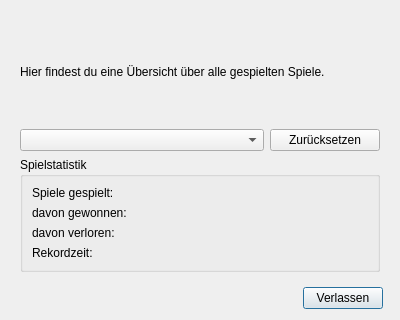
<?xml version="1.0" encoding="UTF-8"?>
<ui version="4.0">
 <class>StatistikDialog</class>
 <widget class="QDialog" name="StatistikDialog">
  <property name="geometry">
   <rect>
    <x>0</x>
    <y>0</y>
    <width>400</width>
    <height>320</height>
   </rect>
  </property>
  <property name="minimumSize">
   <size>
    <width>400</width>
    <height>320</height>
   </size>
  </property>
  <property name="maximumSize">
   <size>
    <width>400</width>
    <height>320</height>
   </size>
  </property>
  <property name="windowTitle">
   <string>Statistiken</string>
  </property>
  <layout class="QGridLayout" name="gridLayout_3">
   <item row="1" column="1">
    <widget class="QPushButton" name="okayPushbutton">
     <property name="text">
      <string>Verlassen</string>
     </property>
    </widget>
   </item>
   <item row="1" column="0">
    <spacer name="horizontalSpacer_2">
     <property name="orientation">
      <enum>Qt::Horizontal</enum>
     </property>
     <property name="sizeHint" stdset="0">
      <size>
       <width>206</width>
       <height>20</height>
      </size>
     </property>
    </spacer>
   </item>
   <item row="0" column="0" colspan="3">
    <widget class="QWidget" name="widget" native="true">
     <layout class="QGridLayout" name="gridLayout_2">
      <item row="0" column="0">
       <layout class="QVBoxLayout" name="verticalLayout_3">
        <item>
         <widget class="QLabel" name="label_5">
          <property name="text">
           <string>Hier findest du eine Übersicht über alle gespielten Spiele.</string>
          </property>
          <property name="wordWrap">
           <bool>true</bool>
          </property>
         </widget>
        </item>
        <item>
         <layout class="QHBoxLayout" name="horizontalLayout">
          <item>
           <widget class="QComboBox" name="gameModesComboBox"/>
          </item>
          <item>
           <widget class="QPushButton" name="resetPushButton">
            <property name="maximumSize">
             <size>
              <width>110</width>
              <height>16777215</height>
             </size>
            </property>
            <property name="text">
             <string>Zurücksetzen</string>
            </property>
            <property name="autoDefault">
             <bool>false</bool>
            </property>
           </widget>
          </item>
         </layout>
        </item>
        <item>
         <widget class="QGroupBox" name="groupBox">
          <property name="title">
           <string>Spielstatistik</string>
          </property>
          <layout class="QGridLayout" name="gridLayout">
           <item row="0" column="0">
            <layout class="QVBoxLayout" name="verticalLayout">
             <item>
              <widget class="QLabel" name="label">
               <property name="text">
                <string>Spiele gespielt:</string>
               </property>
              </widget>
             </item>
             <item>
              <widget class="QLabel" name="label_2">
               <property name="text">
                <string>davon gewonnen:</string>
               </property>
              </widget>
             </item>
             <item>
              <widget class="QLabel" name="label_3">
               <property name="text">
                <string>davon verloren:</string>
               </property>
              </widget>
             </item>
             <item>
              <widget class="QLabel" name="label_4">
               <property name="text">
                <string>Rekordzeit:</string>
               </property>
              </widget>
             </item>
            </layout>
           </item>
           <item row="0" column="1">
            <layout class="QVBoxLayout" name="verticalLayout_2">
             <item>
              <widget class="QLabel" name="gamesPlayedLabel">
               <property name="text">
                <string/>
               </property>
              </widget>
             </item>
             <item>
              <widget class="QLabel" name="wonGamesLabel">
               <property name="text">
                <string/>
               </property>
              </widget>
             </item>
             <item>
              <widget class="QLabel" name="lostGamesLabel">
               <property name="text">
                <string/>
               </property>
              </widget>
             </item>
             <item>
              <widget class="QLabel" name="recordTimeLabel">
               <property name="text">
                <string/>
               </property>
              </widget>
             </item>
            </layout>
           </item>
           <item row="0" column="2">
            <spacer name="horizontalSpacer">
             <property name="orientation">
              <enum>Qt::Horizontal</enum>
             </property>
             <property name="sizeHint" stdset="0">
              <size>
               <width>138</width>
               <height>20</height>
              </size>
             </property>
            </spacer>
           </item>
          </layout>
         </widget>
        </item>
       </layout>
      </item>
     </layout>
    </widget>
   </item>
  </layout>
 </widget>
 <resources/>
 <connections/>
</ui>
